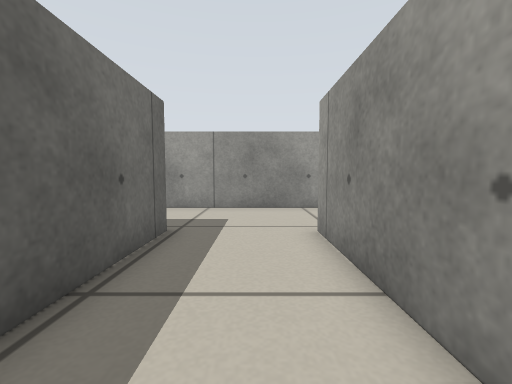
[1] (above)

18 first-person views from a walk through a world built for the Player/Stage simulator. The camera is 0.36 m above the floor, tilts 4° down and sees 90° across. The lines on the ground mark 1 m squares. The floor is counted in squares, 0.25 m on a side. Each view is taken from the middle of a square. On the plan, view 1 faces up. The plan holds only what a view shows up to about 13 squares ahead; the rest is blank. The place goes on beyond the plan. The robots in the file are not drawn.

[2]
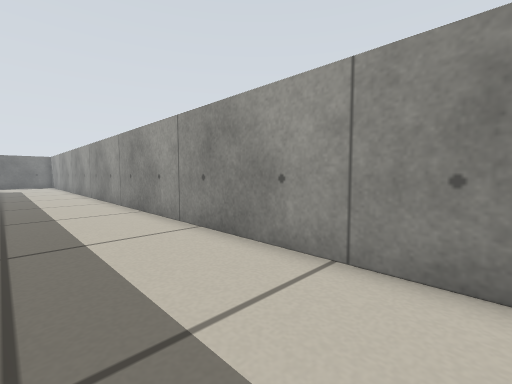

[3]
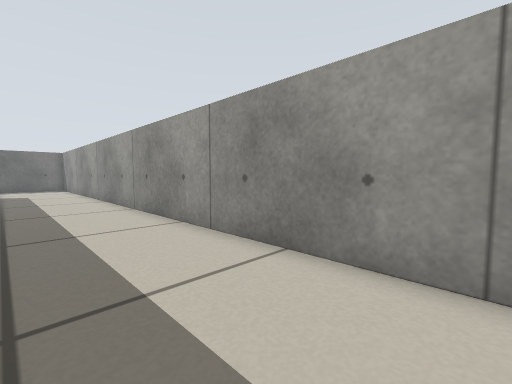

[4]
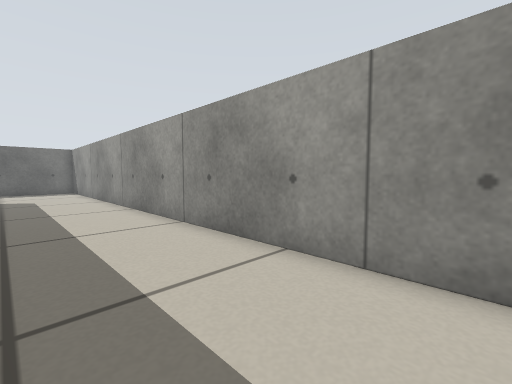

[5]
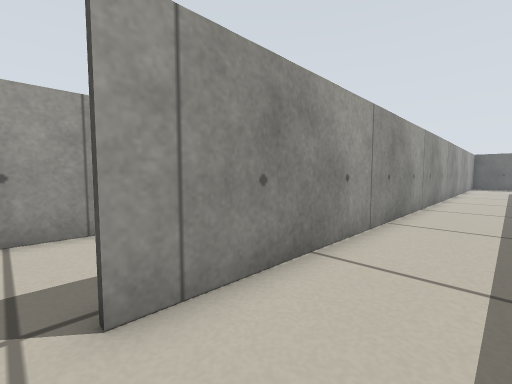

[6]
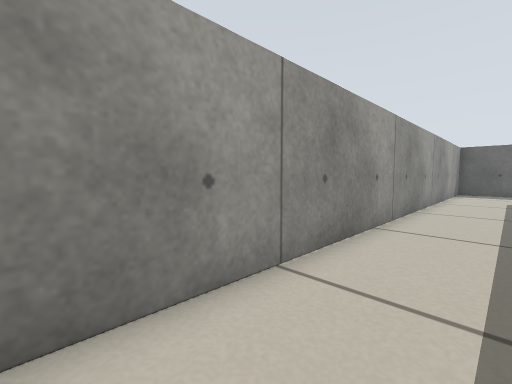

[7]
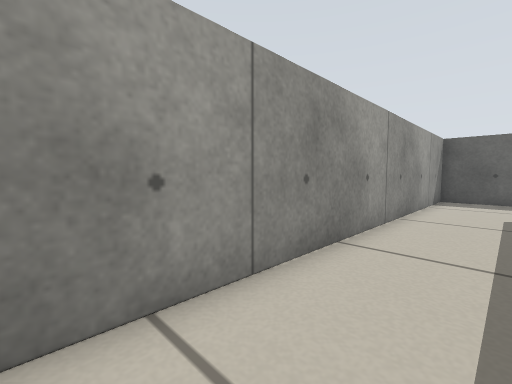

[8]
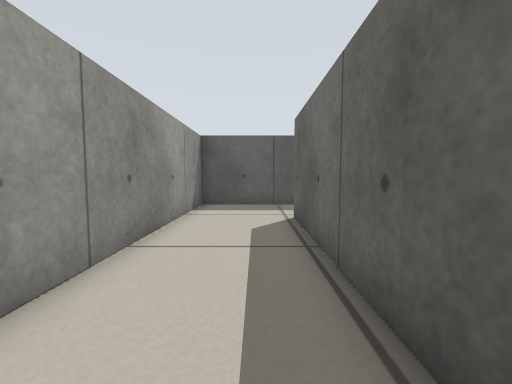

[9]
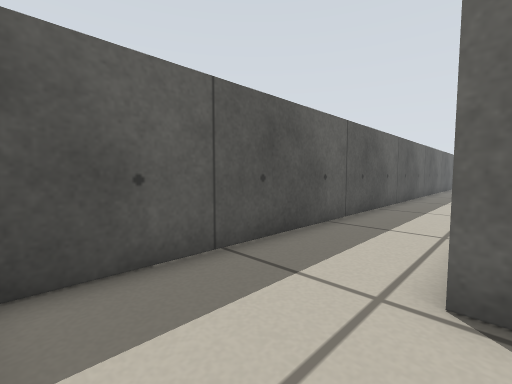

[10]
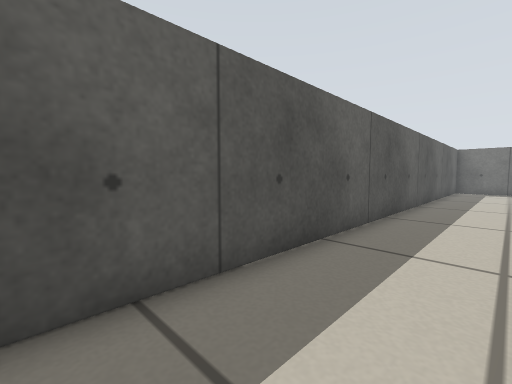

[11]
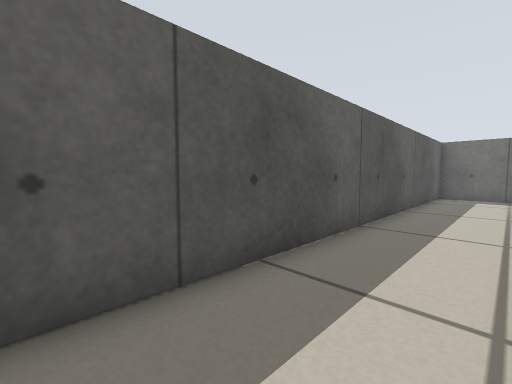

[12]
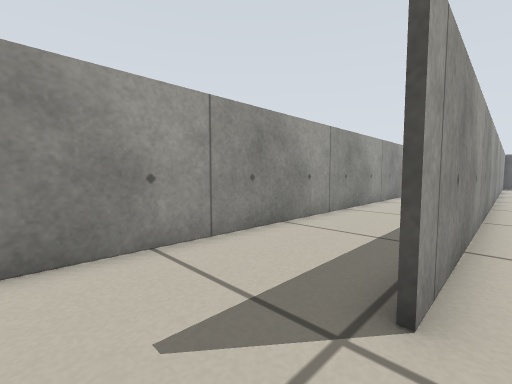

[13]
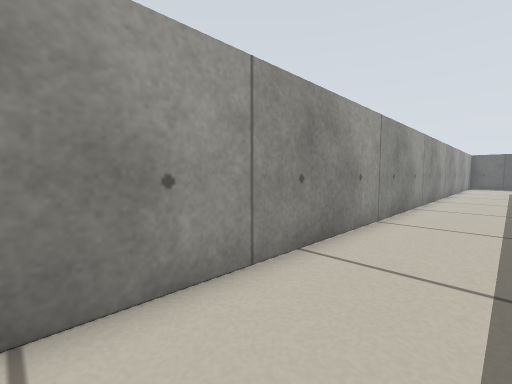

[14]
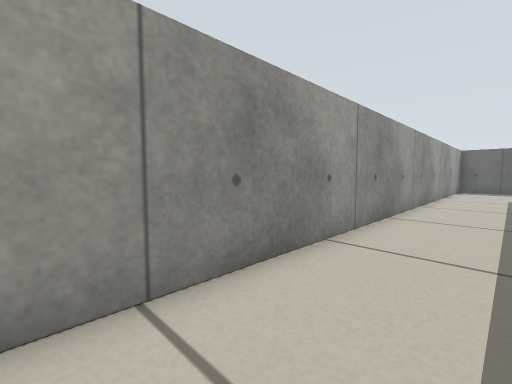

[15]
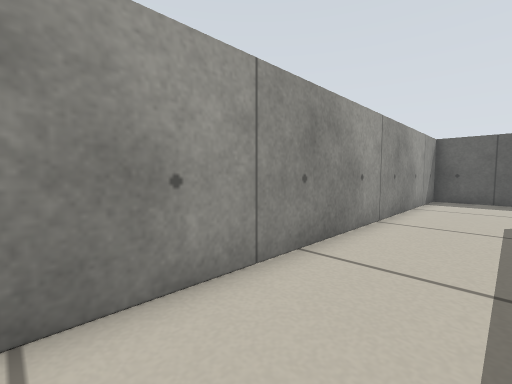

[16]
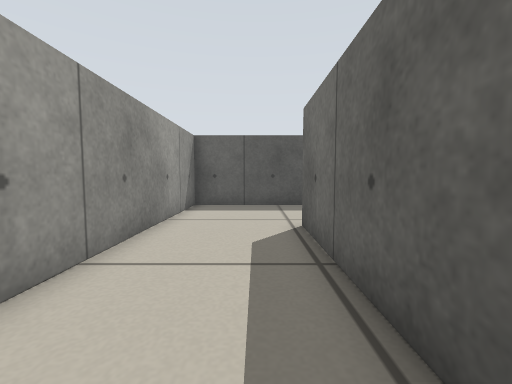

[17]
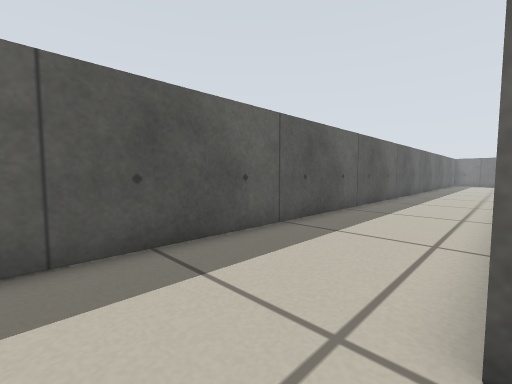

[18]
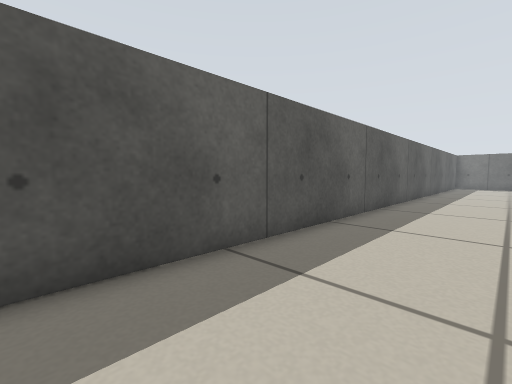

### Floor plan
Points are (right, up) in squares from view 1. A wall is a line through its corners. A room is listed if a view was taken in it or the views show most of it. See-through windows are left out.
Room 1 (views 1, 2, 3, 4, 5, 6, 7, 8, 9, 10, 11, 12)
walls: (-2.3, -13.1) (-2.3, -20.5); (-2.3, 6.5) (-2.3, 2.1); (1.6, 10.8) (-25.8, 10.8); (-26.5, -23.9) (1.6, -23.9) (1.6, 6.5)
ways out: opening at (2, 8.5) to room 2
Room 2 (views 13, 14, 15, 16, 17, 18)
walls: (1.7, -18.1) (1.7, -24.1); (-17.6, -28.8) (5.8, -28.8) (5.8, 9.1); (2.8, 10.8) (1.6, 10.8)
ways out: opening at (2, 8.5) to room 1

Where each view was taken, in squares from view 1:
view 1: 0 up, 0 right, facing up
view 2: 7 up, 0 right, facing up-left
view 3: 7 up, 7 left, facing up-left
view 4: 7 up, 11 left, facing up-left
view 5: 7 up, 1 left, facing down-right
view 6: 2 down, 1 left, facing down-right
view 7: 8 down, 1 left, facing down-right
view 8: 12 down, 1 left, facing down
view 9: 20 down, 1 right, facing down-left
view 10: 21 down, 5 left, facing down-left
view 11: 21 down, 11 left, facing down-left
view 12: 9 up, 1 right, facing down-right
view 13: 3 up, 3 right, facing down-right
view 14: 4 down, 3 right, facing down-right
view 15: 13 down, 3 right, facing down-right
view 16: 17 down, 3 right, facing down
view 17: 24 down, 4 right, facing down-left
view 18: 25 down, 3 left, facing down-left
